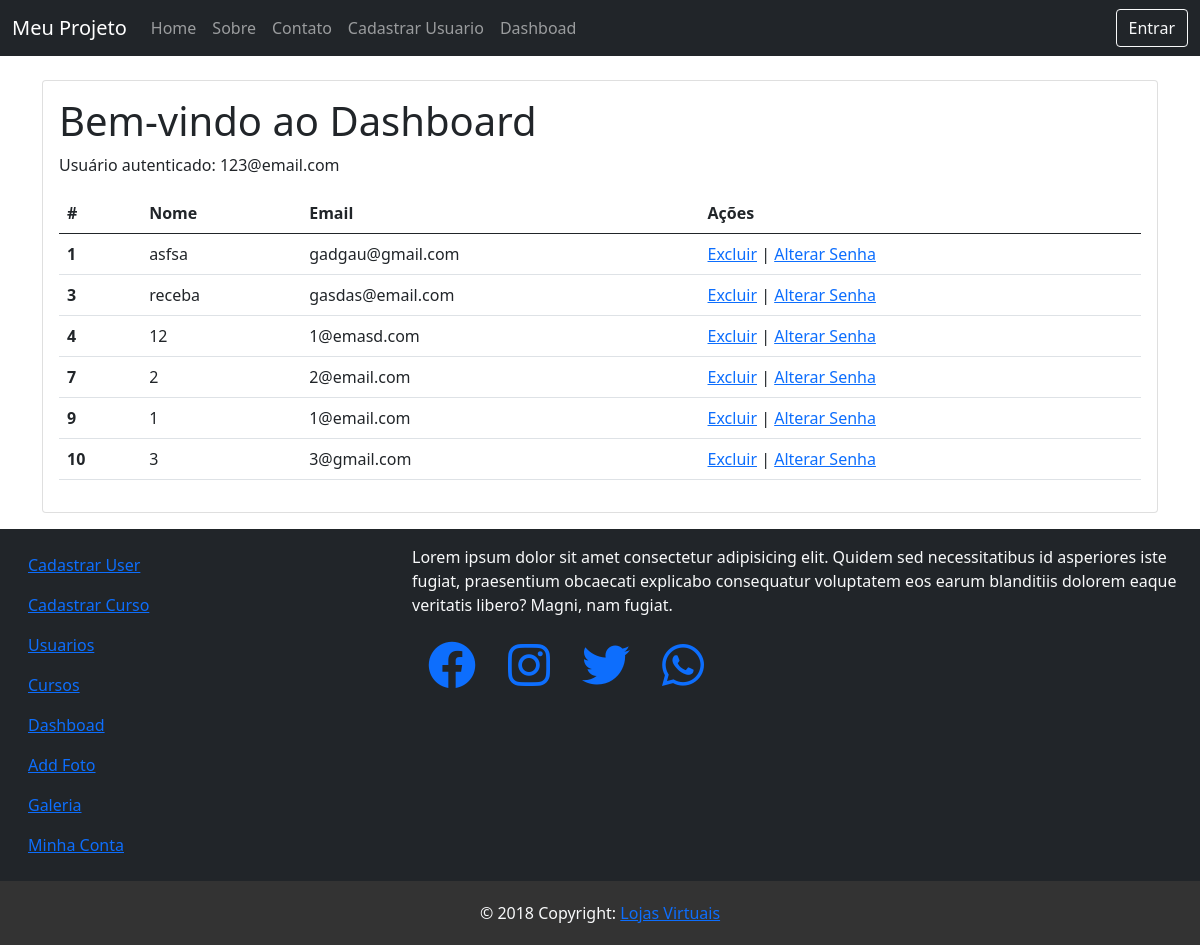
/dashboard (signed in), run on an earlier commit of the app's database.
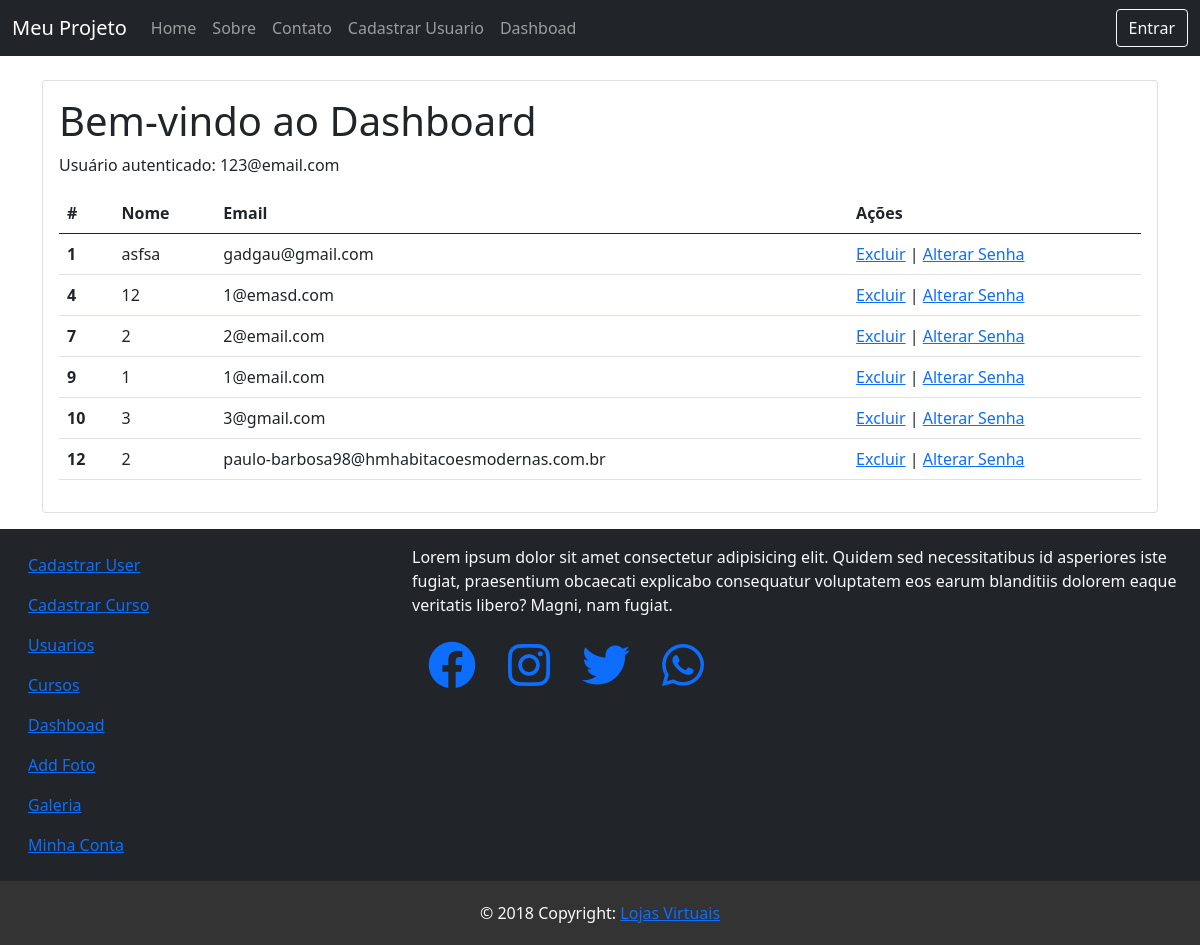
And on a later commit of the database.
### appHome/models.py (models this page shows, shortened)
class Usuario(AbstractBaseUser, PermissionsMixin):
    email = models.EmailField(unique=True)
    nome = models.CharField(max_length=30)
    is_active = models.BooleanField(default=True)
    is_staff = models.BooleanField(default=False)
    imagem = models.ImageField(upload_to='imagens/users/', null=True)
    objects = UsuarioManager()
    USERNAME_FIELD = 'email'
    REQUIRED_FIELDS = ['nome']
    groups = models.ManyToManyField(
        Group,
        related_name='usuario_set',  # Define um nome único para evitar conflito
        blank=True,
    )
    user_permissions = models.ManyToManyField(
        Permission,
        related_name='usuario_set',  # Define um nome único para evitar conflito
        blank=True,
    )

### appHome/views.py (the view)
# urls.py: path("dashboard", views.dashboard, name="dashboard"),
def dashboard(request):
    if 'email' not in request.session:
        return redirect('fazer_login')
    userList = Usuario.objects.all().values()  # Obtém todos os usuários como dicionários
    context = {
        'usuarios': userList,
        'email': request.session['email']  # Passa o email do usuário autenticado para exibir no template
    }
    template = loader.get_template("dashboard.html")
    return HttpResponse(template.render(context))

### appHome/templates/dashboard.html
{% extends "base.html" %}
{% load static %}
{% block main %}
<div class="card mb-3">
  <div class="card-body">
        <h1>Bem-vindo ao Dashboard</h1>
    <p>Usuário autenticado: {{ email }}</p>
    <table class="table table-hover">
      <thead>
        <tr>
          <th scope="col">#</th>
          <th scope="col">Nome</th>
          <th scope="col">Email</th>
          <th scope="col">Ações</th>
        </tr>
      </thead>
      <tbody>
        {% for user in usuarios %}
        <tr>
          <th scope="row">{{ user.id }}</th>
          <td>{{ user.nome }}</td>
          <td>{{ user.email }}</td>
          <td>
            <a href="{% url 'excluir_usuario' user.id %}">Excluir</a> |
                      <a href="{% url 'redefinir_senha' user.id %}">Alterar Senha</a>
          </td>
        </tr>
        {% endfor %}
      </tbody>
    </table>
  </div>
</div>
{% endblock %}

What changed in the data, as far as the page shows it:
removed Usuario: id "3", nome "receba", email "gasdas@email.com"
added Usuario: id "12", nome "2", email "paulo-barbosa98@hmhabitacoesmodernas.com.br"
